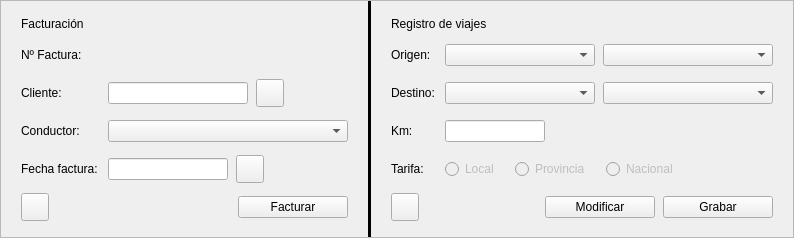
              <widget class="QFrame" name="invoiceForm">
               <property name="role" stdset="0">
                <string notr="true">panel</string>
               </property>
               <property name="frameShape">
                <enum>QFrame::StyledPanel</enum>
               </property>
               <property name="frameShadow">
                <enum>QFrame::Raised</enum>
               </property>
               <layout class="QHBoxLayout" name="invoiceFormLayout">
                <property name="spacing">
                 <number>0</number>
                </property>
                <property name="leftMargin">
                 <number>0</number>
                </property>
                <property name="topMargin">
                 <number>0</number>
                </property>
                <property name="rightMargin">
                 <number>0</number>
                </property>
                <property name="bottomMargin">
                 <number>0</number>
                </property>
                <item>
                 <layout class="QGridLayout" name="invoiceHeaderLayout" columnstretch="0,1" rowstretch="0,0,0,0,0,1,0" rowminimumheight="0,28,28,28,28,0,0">
                  <property name="horizontalSpacing">
                   <number>10</number>
                  </property>
                  <property name="verticalSpacing">
                   <number>10</number>
                  </property>
                  <property name="leftMargin">
                   <number>20</number>
                  </property>
                  <property name="topMargin">
                   <number>16</number>
                  </property>
                  <property name="rightMargin">
                   <number>20</number>
                  </property>
                  <property name="bottomMargin">
                   <number>16</number>
                  </property>
                  <item row="0" column="0" colspan="2">
                   <widget class="QLabel" name="lblInvoicingTitle">
                    <property name="role" stdset="0">
                     <string notr="true">title</string>
                    </property>
                    <property name="text">
                     <string>Facturación</string>
                    </property>
                   </widget>
                  </item>
                  <item row="1" column="0">
                   <widget class="QLabel" name="lblInvoiceNumber">
                    <property name="text">
                     <string>Nº Factura:</string>
                    </property>
                   </widget>
                  </item>
                  <item row="1" column="1">
                   <layout class="QHBoxLayout" name="invoiceNumberRow">
                    <property name="spacing">
                     <number>6</number>
                    </property>
                    <property name="leftMargin">
                     <number>0</number>
                    </property>
                    <property name="topMargin">
                     <number>0</number>
                    </property>
                    <property name="rightMargin">
                     <number>0</number>
                    </property>
                    <property name="bottomMargin">
                     <number>0</number>
                    </property>
                    <item>
                     <widget class="QLineEdit" name="txtInvoiceNumber">
                      <property name="role" stdset="0">
                       <string notr="true">highlight</string>
                      </property>
                      <property name="enabled">
                       <bool>false</bool>
                      </property>
                      <property name="frame">
                       <bool>false</bool>
                      </property>
                      <property name="minimumSize">
                       <size>
                        <width>70</width>
                        <height>0</height>
                       </size>
                      </property>
                      <property name="maximumSize">
                       <size>
                        <width>90</width>
                        <height>16777215</height>
                       </size>
                      </property>
                     </widget>
                    </item>
                    <item>
                     <spacer name="invoiceNumberRow_stretch">
                      <property name="orientation">
                       <enum>Qt::Horizontal</enum>
                      </property>
                      <property name="sizeHint" stdset="0">
                       <size>
                        <width>0</width>
                        <height>0</height>
                       </size>
                      </property>
                     </spacer>
                    </item>
                   </layout>
                  </item>
                  <item row="2" column="0">
                   <widget class="QLabel" name="lblInvoiceClient">
                    <property name="text">
                     <string>Cliente:</string>
                    </property>
                   </widget>
                  </item>
                  <item row="2" column="1">
                   <layout class="QHBoxLayout" name="invoiceClientRow">
                    <property name="spacing">
                     <number>8</number>
                    </property>
                    <property name="leftMargin">
                     <number>0</number>
                    </property>
                    <property name="topMargin">
                     <number>0</number>
                    </property>
                    <property name="rightMargin">
                     <number>0</number>
                    </property>
                    <property name="bottomMargin">
                     <number>0</number>
                    </property>
                    <item>
                     <widget class="QLineEdit" name="txtInvoiceClientDni">
                      <property name="role" stdset="0">
                       <string notr="true">field</string>
                      </property>
                      <property name="minimumSize">
                       <size>
                        <width>140</width>
                        <height>0</height>
                       </size>
                      </property>
                     </widget>
                    </item>
                    <item>
                     <widget class="QPushButton" name="btnInvoiceClientSearch">
                      <property name="role" stdset="0">
                       <string notr="true">icon</string>
                      </property>
                      <property name="text">
                       <string />
                      </property>
                      <property name="icon">
                       <iconset>
                        <normaloff>../img/icons/search.svg</normaloff>../img/icons/search.svg</iconset>
                      </property>
                      <property name="minimumSize">
                       <size>
                        <width>28</width>
                        <height>28</height>
                       </size>
                      </property>
                      <property name="maximumSize">
                       <size>
                        <width>28</width>
                        <height>28</height>
                       </size>
                      </property>
                     </widget>
                    </item>
                    <item>
                     <spacer name="invoiceClientRow_stretch">
                      <property name="orientation">
                       <enum>Qt::Horizontal</enum>
                      </property>
                      <property name="sizeHint" stdset="0">
                       <size>
                        <width>0</width>
                        <height>0</height>
                       </size>
                      </property>
                     </spacer>
                    </item>
                   </layout>
                  </item>
                  <item row="3" column="0">
                   <widget class="QLabel" name="lblInvoiceDriver">
                    <property name="text">
                     <string>Conductor:</string>
                    </property>
                   </widget>
                  </item>
                  <item row="3" column="1">
                   <widget class="QComboBox" name="cmbInvoiceDriver">
                    <property name="role" stdset="0">
                     <string notr="true">field</string>
                    </property>
                    <property name="sizeAdjustPolicy">
                     <enum>QComboBox::AdjustToContents</enum>
                    </property>
                    <property name="minimumSize">
                     <size>
                      <width>240</width>
                      <height>0</height>
                     </size>
                    </property>
                   </widget>
                  </item>
                  <item row="4" column="0">
                   <widget class="QLabel" name="lblInvoiceDate">
                    <property name="text">
                     <string>Fecha factura:</string>
                    </property>
                   </widget>
                  </item>
                  <item row="4" column="1">
                   <layout class="QHBoxLayout" name="invoiceDateRow">
                    <property name="spacing">
                     <number>8</number>
                    </property>
                    <property name="leftMargin">
                     <number>0</number>
                    </property>
                    <property name="topMargin">
                     <number>0</number>
                    </property>
                    <property name="rightMargin">
                     <number>0</number>
                    </property>
                    <property name="bottomMargin">
                     <number>0</number>
                    </property>
                    <item>
                     <widget class="QLineEdit" name="txtInvoiceDate">
                      <property name="role" stdset="0">
                       <string notr="true">field</string>
                      </property>
                      <property name="minimumSize">
                       <size>
                        <width>120</width>
                        <height>0</height>
                       </size>
                      </property>
                      <property name="maximumSize">
                       <size>
                        <width>140</width>
                        <height>16777215</height>
                       </size>
                      </property>
                     </widget>
                    </item>
                    <item>
                     <widget class="QPushButton" name="btnInvoiceDateCalendar">
                      <property name="role" stdset="0">
                       <string notr="true">icon</string>
                      </property>
                      <property name="text">
                       <string />
                      </property>
                      <property name="icon">
                       <iconset>
                        <normaloff>../img/icons/calendar.svg</normaloff>../img/icons/calendar.svg</iconset>
                      </property>
                      <property name="minimumSize">
                       <size>
                        <width>28</width>
                        <height>28</height>
                       </size>
                      </property>
                      <property name="maximumSize">
                       <size>
                        <width>28</width>
                        <height>28</height>
                       </size>
                      </property>
                     </widget>
                    </item>
                    <item>
                     <spacer name="invoiceDateRow_stretch">
                      <property name="orientation">
                       <enum>Qt::Horizontal</enum>
                      </property>
                      <property name="sizeHint" stdset="0">
                       <size>
                        <width>0</width>
                        <height>0</height>
                       </size>
                      </property>
                     </spacer>
                    </item>
                   </layout>
                  </item>
                  <item row="6" column="0" colspan="2">
                   <layout class="QHBoxLayout" name="invoiceButtonsRow">
                    <property name="spacing">
                     <number>8</number>
                    </property>
                    <property name="leftMargin">
                     <number>0</number>
                    </property>
                    <property name="topMargin">
                     <number>0</number>
                    </property>
                    <property name="rightMargin">
                     <number>0</number>
                    </property>
                    <property name="bottomMargin">
                     <number>0</number>
                    </property>
                    <item>
                     <widget class="QPushButton" name="btnInvoiceClear">
                      <property name="role" stdset="0">
                       <string notr="true">icon</string>
                      </property>
                      <property name="text">
                       <string />
                      </property>
                      <property name="icon">
                       <iconset>
                        <normaloff>../img/icons/eraser-muted.svg</normaloff>../img/icons/eraser-muted.svg</iconset>
                      </property>
                      <property name="minimumSize">
                       <size>
                        <width>28</width>
                        <height>28</height>
                       </size>
                      </property>
                      <property name="maximumSize">
                       <size>
                        <width>28</width>
                        <height>28</height>
                       </size>
                      </property>
                     </widget>
                    </item>
                    <item>
                     <spacer name="invoiceButtonsRow_stretch">
                      <property name="orientation">
                       <enum>Qt::Horizontal</enum>
                      </property>
                      <property name="sizeHint" stdset="0">
                       <size>
                        <width>0</width>
                        <height>0</height>
                       </size>
                      </property>
                     </spacer>
                    </item>
                    <item>
                     <widget class="QPushButton" name="btnInvoiceCreate">
                      <property name="role" stdset="0">
                       <string notr="true">primary</string>
                      </property>
                      <property name="text">
                       <string>Facturar</string>
                      </property>
                      <property name="minimumSize">
                       <size>
                        <width>110</width>
                        <height>0</height>
                       </size>
                      </property>
                     </widget>
                    </item>
                   </layout>
                  </item>
                  <item row="5" column="0" colspan="2">
                   <spacer name="invoiceHeaderLayoutFill">
                    <property name="orientation">
                     <enum>Qt::Vertical</enum>
                    </property>
                    <property name="sizeType">
                     <enum>QSizePolicy::Minimum</enum>
                    </property>
                    <property name="sizeHint" stdset="0">
                     <size>
                      <width>0</width>
                      <height>0</height>
                     </size>
                    </property>
                   </spacer>
                  </item>
                 </layout>
                </item>
                <item>
                 <widget class="Line" name="invoiceSeparator">
                  <property name="frameShadow">
                   <enum>QFrame::Plain</enum>
                  </property>
                  <property name="lineWidth">
                   <number>7</number>
                  </property>
                  <property name="orientation">
                   <enum>Qt::Vertical</enum>
                  </property>
                 </widget>
                </item>
                <item>
                 <layout class="QGridLayout" name="tripLayout" columnstretch="0,1" rowstretch="0,0,0,0,0,1,0" rowminimumheight="0,28,28,28,28,0,0">
                  <property name="horizontalSpacing">
                   <number>10</number>
                  </property>
                  <property name="verticalSpacing">
                   <number>10</number>
                  </property>
                  <property name="leftMargin">
                   <number>20</number>
                  </property>
                  <property name="topMargin">
                   <number>16</number>
                  </property>
                  <property name="rightMargin">
                   <number>20</number>
                  </property>
                  <property name="bottomMargin">
                   <number>16</number>
                  </property>
                  <item row="0" column="0" colspan="2">
                   <widget class="QLabel" name="lblTripsTitle">
                    <property name="role" stdset="0">
                     <string notr="true">title</string>
                    </property>
                    <property name="text">
                     <string>Registro de viajes</string>
                    </property>
                   </widget>
                  </item>
                  <item row="1" column="0">
                   <widget class="QLabel" name="lblTripOrigin">
                    <property name="sizeIncrement">
                     <size>
                      <width>0</width>
                      <height>24</height>
                     </size>
                    </property>
                    <property name="text">
                     <string>Origen:</string>
                    </property>
                   </widget>
                  </item>
                  <item row="1" column="1">
                   <layout class="QHBoxLayout" name="tripOriginRow">
                    <property name="spacing">
                     <number>8</number>
                    </property>
                    <property name="leftMargin">
                     <number>0</number>
                    </property>
                    <property name="topMargin">
                     <number>0</number>
                    </property>
                    <property name="rightMargin">
                     <number>0</number>
                    </property>
                    <property name="bottomMargin">
                     <number>0</number>
                    </property>
                    <item>
                     <widget class="QComboBox" name="cmbTripOriginProvince">
                      <property name="role" stdset="0">
                       <string notr="true">field</string>
                      </property>
                      <property name="minimumSize">
                       <size>
                        <width>150</width>
                        <height>0</height>
                       </size>
                      </property>
                     </widget>
                    </item>
                    <item>
                     <widget class="QComboBox" name="cmbTripOriginMunicipality">
                      <property name="role" stdset="0">
                       <string notr="true">field</string>
                      </property>
                      <property name="minimumSize">
                       <size>
                        <width>170</width>
                        <height>0</height>
                       </size>
                      </property>
                     </widget>
                    </item>
                   </layout>
                  </item>
                  <item row="2" column="0">
                   <widget class="QLabel" name="lblTripDestination">
                    <property name="sizeIncrement">
                     <size>
                      <width>0</width>
                      <height>24</height>
                     </size>
                    </property>
                    <property name="text">
                     <string>Destino:</string>
                    </property>
                   </widget>
                  </item>
                  <item row="2" column="1">
                   <layout class="QHBoxLayout" name="tripDestinationRow">
                    <property name="spacing">
                     <number>8</number>
                    </property>
                    <property name="leftMargin">
                     <number>0</number>
                    </property>
                    <property name="topMargin">
                     <number>0</number>
                    </property>
                    <property name="rightMargin">
                     <number>0</number>
                    </property>
                    <property name="bottomMargin">
                     <number>0</number>
                    </property>
                    <item>
                     <widget class="QComboBox" name="cmbTripDestinationProvince">
                      <property name="role" stdset="0">
                       <string notr="true">field</string>
                      </property>
                      <property name="minimumSize">
                       <size>
                        <width>150</width>
                        <height>0</height>
                       </size>
                      </property>
                     </widget>
                    </item>
                    <item>
                     <widget class="QComboBox" name="cmbTripDestinationMunicipality">
                      <property name="role" stdset="0">
                       <string notr="true">field</string>
                      </property>
                      <property name="minimumSize">
                       <size>
                        <width>170</width>
                        <height>0</height>
                       </size>
                      </property>
                     </widget>
                    </item>
                   </layout>
                  </item>
                  <item row="3" column="0">
                   <widget class="QLabel" name="lblTripKm">
                    <property name="text">
                     <string>Km:</string>
                    </property>
                   </widget>
                  </item>
                  <item row="3" column="1">
                   <layout class="QHBoxLayout" name="tripKmRow">
                    <property name="spacing">
                     <number>6</number>
                    </property>
                    <property name="leftMargin">
                     <number>0</number>
                    </property>
                    <property name="topMargin">
                     <number>0</number>
                    </property>
                    <property name="rightMargin">
                     <number>0</number>
                    </property>
                    <property name="bottomMargin">
                     <number>0</number>
                    </property>
                    <item>
                     <widget class="QLineEdit" name="txtTripKm">
                      <property name="role" stdset="0">
                       <string notr="true">field</string>
                      </property>
                      <property name="minimumSize">
                       <size>
                        <width>80</width>
                        <height>0</height>
                       </size>
                      </property>
                      <property name="maximumSize">
                       <size>
                        <width>100</width>
                        <height>16777215</height>
                       </size>
                      </property>
                     </widget>
                    </item>
                    <item>
                     <spacer name="tripKmRow_stretch">
                      <property name="orientation">
                       <enum>Qt::Horizontal</enum>
                      </property>
                      <property name="sizeHint" stdset="0">
                       <size>
                        <width>0</width>
                        <height>0</height>
                       </size>
                      </property>
                     </spacer>
                    </item>
                   </layout>
                  </item>
                  <item row="4" column="0">
                   <widget class="QLabel" name="lblTripFare">
                    <property name="text">
                     <string>Tarifa:</string>
                    </property>
                   </widget>
                  </item>
                  <item row="4" column="1">
                   <layout class="QHBoxLayout" name="tripFareRow">
                    <property name="spacing">
                     <number>16</number>
                    </property>
                    <property name="leftMargin">
                     <number>0</number>
                    </property>
                    <property name="topMargin">
                     <number>0</number>
                    </property>
                    <property name="rightMargin">
                     <number>0</number>
                    </property>
                    <property name="bottomMargin">
                     <number>0</number>
                    </property>
                    <item>
                     <widget class="QRadioButton" name="rbtFareLocal">
                      <property name="role" stdset="0">
                       <string notr="true">fare</string>
                      </property>
                      <property name="enabled">
                       <bool>false</bool>
                      </property>
                      <property name="text">
                       <string>Local</string>
                      </property>
                      <attribute name="buttonGroup">
                       <string notr="true">grpFare</string>
                      </attribute>
                     </widget>
                    </item>
                    <item>
                     <widget class="QRadioButton" name="rbtFareProvincial">
                      <property name="role" stdset="0">
                       <string notr="true">fare</string>
                      </property>
                      <property name="enabled">
                       <bool>false</bool>
                      </property>
                      <property name="text">
                       <string>Provincia</string>
                      </property>
                      <attribute name="buttonGroup">
                       <string notr="true">grpFare</string>
                      </attribute>
                     </widget>
                    </item>
                    <item>
                     <widget class="QRadioButton" name="rbtFareNational">
                      <property name="role" stdset="0">
                       <string notr="true">fare</string>
                      </property>
                      <property name="enabled">
                       <bool>false</bool>
                      </property>
                      <property name="text">
                       <string>Nacional</string>
                      </property>
                      <attribute name="buttonGroup">
                       <string notr="true">grpFare</string>
                      </attribute>
                     </widget>
                    </item>
                    <item>
                     <spacer name="tripFareRow_stretch">
                      <property name="orientation">
                       <enum>Qt::Horizontal</enum>
                      </property>
                      <property name="sizeHint" stdset="0">
                       <size>
                        <width>0</width>
                        <height>0</height>
                       </size>
                      </property>
                     </spacer>
                    </item>
                   </layout>
                  </item>
                  <item row="6" column="0" colspan="2">
                   <layout class="QHBoxLayout" name="tripButtonsRow">
                    <property name="spacing">
                     <number>8</number>
                    </property>
                    <property name="leftMargin">
                     <number>0</number>
                    </property>
                    <property name="topMargin">
                     <number>0</number>
                    </property>
                    <property name="rightMargin">
                     <number>0</number>
                    </property>
                    <property name="bottomMargin">
                     <number>0</number>
                    </property>
                    <item>
                     <widget class="QPushButton" name="btnTripClear">
                      <property name="role" stdset="0">
                       <string notr="true">icon</string>
                      </property>
                      <property name="text">
                       <string />
                      </property>
                      <property name="icon">
                       <iconset>
                        <normaloff>../img/icons/eraser-muted.svg</normaloff>../img/icons/eraser-muted.svg</iconset>
                      </property>
                      <property name="minimumSize">
                       <size>
                        <width>28</width>
                        <height>28</height>
                       </size>
                      </property>
                      <property name="maximumSize">
                       <size>
                        <width>28</width>
                        <height>28</height>
                       </size>
                      </property>
                     </widget>
                    </item>
                    <item>
                     <spacer name="tripButtonsRow_stretch">
                      <property name="orientation">
                       <enum>Qt::Horizontal</enum>
                      </property>
                      <property name="sizeHint" stdset="0">
                       <size>
                        <width>0</width>
                        <height>0</height>
                       </size>
                      </property>
                     </spacer>
                    </item>
                    <item>
                     <widget class="QPushButton" name="btnTripUpdate">
                      <property name="role" stdset="0">
                       <string notr="true">outline</string>
                      </property>
                      <property name="text">
                       <string>Modificar</string>
                      </property>
                      <property name="minimumSize">
                       <size>
                        <width>110</width>
                        <height>0</height>
                       </size>
                      </property>
                     </widget>
                    </item>
                    <item>
                     <widget class="QPushButton" name="btnTripSave">
                      <property name="role" stdset="0">
                       <string notr="true">primary</string>
                      </property>
                      <property name="text">
                       <string>Grabar</string>
                      </property>
                      <property name="minimumSize">
                       <size>
                        <width>110</width>
                        <height>0</height>
                       </size>
                      </property>
                     </widget>
                    </item>
                   </layout>
                  </item>
                  <item row="5" column="0" colspan="2">
                   <spacer name="tripLayoutFill">
                    <property name="orientation">
                     <enum>Qt::Vertical</enum>
                    </property>
                    <property name="sizeType">
                     <enum>QSizePolicy::Minimum</enum>
                    </property>
                    <property name="sizeHint" stdset="0">
                     <size>
                      <width>0</width>
                      <height>0</height>
                     </size>
                    </property>
                   </spacer>
                  </item>
                 </layout>
                </item>
               </layout>
               <property name="maximumSize">
                <size>
                 <width>1160</width>
                 <height>16777215</height>
                </size>
               </property>
               <property name="sizePolicy">
                <sizepolicy hsizetype="Expanding" vsizetype="Maximum">
                 <horstretch>0</horstretch>
                 <verstretch>0</verstretch>
                </sizepolicy>
               </property>
              </widget>
